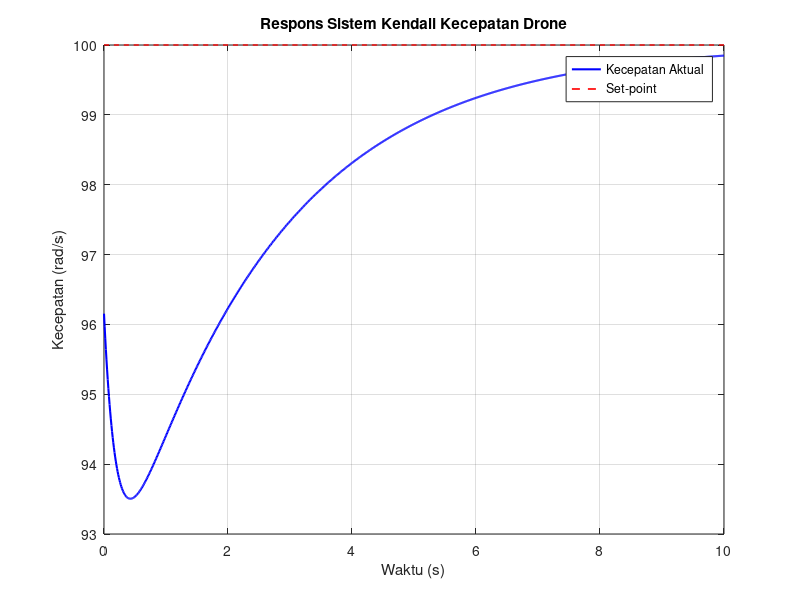

Recreate this plot in MATLAB.
% Parameter sistem
J = 0.01;      % Momen inersia (kg·m²)
B = 0.1;       % Koefisien redaman (Nm·s/rad)
Km = 0.5;      % Konstanta motor (rad/V·s)

% Parameter PID
Kp = 2.5;      % Proportional gain
Ki = 1.0;      % Integral gain
Kd = 0.5;      % Derivative gain

% Model transfer function motor
num = [Km];    % Numerator
den = [J, B];  % Denominator
motor_tf = tf(num, den);

% PID controller
pid_controller = pid(Kp, Ki, Kd);

% Sistem loop tertutup
closed_loop_system = feedback(pid_controller * motor_tf, 1);

% Simulasi
time = 0:0.01:10;                   % Waktu simulasi (10 detik)
set_point = 100 * ones(size(time)); % Set-point (kecepatan target 100 rad/s)
[y, t] = lsim(closed_loop_system, set_point, time);

% Plot hasil
figure;
plot(t, y, 'b', 'LineWidth', 1.5); hold on;
plot(t, set_point, 'r--', 'LineWidth', 1.2);
xlabel('Waktu (s)');
ylabel('Kecepatan (rad/s)');
title('Respons Sistem Kendali Kecepatan Drone');
legend('Kecepatan Aktual', 'Set-point');
grid on;